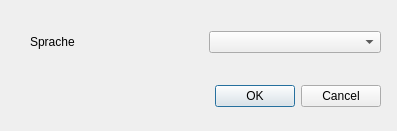
<?xml version="1.0" encoding="UTF-8"?>
<ui version="4.0">
 <class>LanguageSelectionWidget</class>
 <widget class="QDialog" name="LanguageSelectionWidget">
  <property name="geometry">
   <rect>
    <x>0</x>
    <y>0</y>
    <width>397</width>
    <height>131</height>
   </rect>
  </property>
  <property name="windowTitle">
   <string>Dialog</string>
  </property>
  <widget class="QDialogButtonBox" name="buttonBox">
   <property name="geometry">
    <rect>
     <x>40</x>
     <y>80</y>
     <width>341</width>
     <height>32</height>
    </rect>
   </property>
   <property name="orientation">
    <enum>Qt::Horizontal</enum>
   </property>
   <property name="standardButtons">
    <set>QDialogButtonBox::Cancel|QDialogButtonBox::Ok</set>
   </property>
  </widget>
  <widget class="QWidget" name="">
   <property name="geometry">
    <rect>
     <x>30</x>
     <y>30</y>
     <width>351</width>
     <height>24</height>
    </rect>
   </property>
   <layout class="QHBoxLayout" name="horizontalLayout">
    <item>
     <widget class="QLabel" name="languageLabel">
      <property name="text">
       <string>Sprache</string>
      </property>
     </widget>
    </item>
    <item>
     <widget class="QComboBox" name="languageComboBox"/>
    </item>
   </layout>
  </widget>
 </widget>
 <resources/>
 <connections>
  <connection>
   <sender>buttonBox</sender>
   <signal>accepted()</signal>
   <receiver>LanguageSelectionWidget</receiver>
   <slot>accept()</slot>
   <hints>
    <hint type="sourcelabel">
     <x>248</x>
     <y>254</y>
    </hint>
    <hint type="destinationlabel">
     <x>157</x>
     <y>274</y>
    </hint>
   </hints>
  </connection>
  <connection>
   <sender>buttonBox</sender>
   <signal>rejected()</signal>
   <receiver>LanguageSelectionWidget</receiver>
   <slot>reject()</slot>
   <hints>
    <hint type="sourcelabel">
     <x>316</x>
     <y>260</y>
    </hint>
    <hint type="destinationlabel">
     <x>286</x>
     <y>274</y>
    </hint>
   </hints>
  </connection>
 </connections>
</ui>
